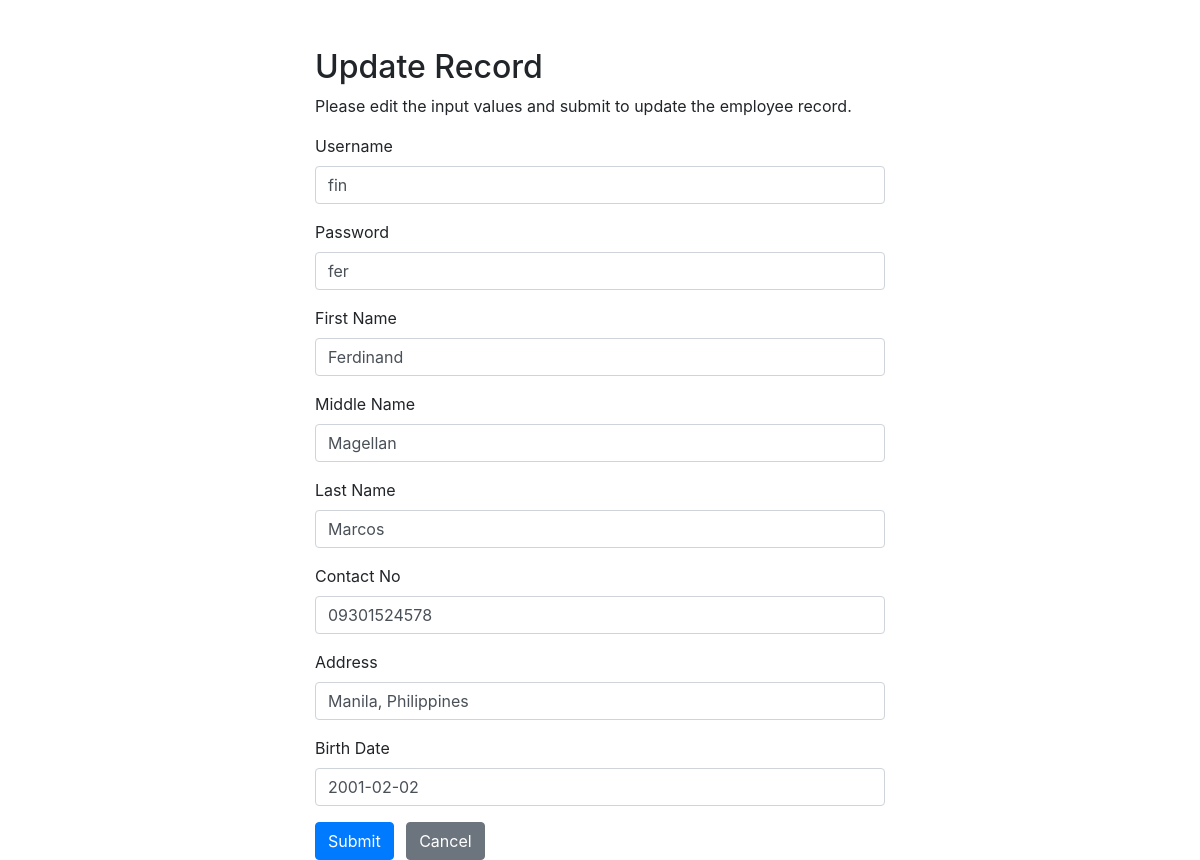
Page /ope_modify_self.php (signed in) on the committed database.
### tables this page shows
CREATE TABLE `operators` (
  `email_add` varchar(100) NOT NULL,
  `ope_username` varchar(100) NOT NULL,
  `password` varchar(100) NOT NULL,
  `fname` varchar(100) DEFAULT NULL,
  `mname` varchar(100) DEFAULT NULL,
  `lname` varchar(100) DEFAULT NULL,
  `contactno` varchar(11) NOT NULL,
  `address` varchar(100) DEFAULT NULL,
  `bday` date DEFAULT NULL
);

### ope_modify_self.php (the view, shortened to what this page needs)
<?php
 $userSession = $_SESSION['ope_username'];
?>
<?php
require_once "connect.php";
$username = $psw = $fname = $mname = $lname = $contactno = $address = $bday = "";
 $username_err = $psw_err = $fname_err = $mname_err = $lname_err = $contactno_err = $address_err = $bday_err =  "";
if (isset($_POST["username"]) && !empty($_POST["username"])) {
    $input_username = trim($_POST["username"]);
    if (empty($input_username)) {
        $username_err = "Please enter an username.";
    } else {
        $username = $input_username;
    }
    $input_psw = trim($_POST["psw"]);
    if (empty($input_psw)) {
        $psw_err = "Please enter the password.";
    } else {
        $psw = $input_psw;
    }
    $input_fname = trim($_POST["fname"]);
    if (empty($input_fname)) {
        $fname_err = "Please enter an fname.";
    } else {
        $fname = $input_fname;
    }
    $input_mname = trim($_POST["mname"]);
    if (empty($input_mname)) {
        $mname_err = "Please enter an mname.";
    } else {
        $mname = $input_mname;
    }
    $input_lname = trim($_POST["lname"]);
    if (empty($input_lname)) {
        $lname_err = "Please enter an lname.";
    } else {
        $lname = $input_lname;
    }
    $input_contactno = trim($_POST["contactno"]);
    if (empty($input_contactno)) {
        $contactno_err = "Please enter an contactno.";
    } else {
        $contactno = $input_contactno;
    }
    $input_address = trim($_POST["address"]);
    if (empty($input_address)) {
        $address_err = "Please enter an address.";
    } else {
        $address = $input_address;
    }
    $input_bday = trim($_POST["bday"]);
    if (empty($input_bday)) {
        $bday_err = "Please enter an bday.";
    } else {
        $bday = $input_bday;
    }
    if (
        empty($username_err) && empty($psw_err) && empty($fname_err) && empty($mname_err)
        && empty($lname_err) && empty($contact_err) && empty($address_err) && empty($bday_err)
    ) {
        $sql = "UPDATE operators SET ope_username=?, password=?, fname=?, mname=?, lname=?, contactno=?,
                address=?, bday=? WHERE ope_username=?";
        if ($stmt = mysqli_prepare($link, $sql)) {
            mysqli_stmt_bind_param(
                $stmt,
                "sssssisss",
                $param_username,
                $param_psw,
                $param_fname,
                $param_mname,
                $param_lname,
                $param_contactno,
                $param_address,
                $param_bday,
                $param_where
            );
            $param_username = $username;
            $param_psw = $psw;
            $param_fname = $fname;
            $param_mname = $mname;
            $param_lname = $lname;
            $param_contactno = $contactno;
            $param_address = $address;
            $param_bday = $bday;
            $param_where = $userSession;
            if (mysqli_stmt_execute($stmt)) {
                $_SESSION["ope_username"] = $username;
                header("location: ope_dashboard.php");
                exit();
            } else {
                echo "Oops! Something went wrong. Please try again later.";
            }
        }
        mysqli_stmt_close($stmt);
    }
    mysqli_close($link);
} else {
    if (isset($_SESSION["ope_username"]) && !empty(trim($_SESSION["ope_username"]))) {
        $sql = "SELECT * FROM operators WHERE ope_username = ?";
        if ($stmt = mysqli_prepare($link, $sql)) {
            mysqli_stmt_bind_param($stmt, "s", $param_username);
            if (mysqli_stmt_execute($stmt)) {
                $result = mysqli_stmt_get_result($stmt);
                if (mysqli_num_rows($result) == 1) {
                    $row = mysqli_fetch_array($result, MYSQLI_ASSOC);
                    $username = $row["ope_username"];
                    $psw = $row["password"];
                    $fname = $row["fname"];
                    $mname = $row["mname"];
                    $lname = $row["lname"];
                    $contactno = $row["contactno"];
                    $address = $row["address"];
                    $bday = $row["bday"];
                } else {
                    echo 'hello world!';
                    exit();
                }
            } else {
                echo "Oops! Something went wrong. Please try again later.";
            }
        }
    } else {
        header("location: error.php");
        exit();
    }
}
?>
<!DOCTYPE html>
<html lang="en">
<head>
    <link rel="stylesheet" href="https://stackpath.bootstrapcdn.com/bootstrap/4.5.2/css/bootstrap.min.css">
</head>
<body>
    <div class="wrapper">
        <div class="container-fluid">
            <div class="row">
                <div class="col-md-12">
                    <h2 class="mt-5">Update Record</h2>
                    <p>Please edit the input values and submit to update the employee record.</p>
                    <form action="<?php echo htmlspecialchars(basename($_SERVER['REQUEST_URI'])); ?>" method="post">
                        <div class="form-group">
                            <label>Username</label>
                            <input type="text" name="username" class="form-control <?php echo (!empty($username_err)) ? 'is-invalid' : ''; ?>" value="<?php echo $username; ?>">
                        </div>
                        <div class="form-group">
                            <label>Password</label>
                            <input type="text" name="psw" class="form-control <?php echo (!empty($psw_err)) ? 'is-invalid' : ''; ?>" value="<?php echo $psw; ?>">
                        </div>
                        <div class="form-group">
                            <label>First Name</label>
                            <input type="text" name="fname" class="form-control <?php echo (!empty($fname_err)) ? 'is-invalid' : ''; ?>" value="<?php echo $fname; ?>">
                        </div>
                        <div class="form-group">
                            <label>Middle Name</label>
                            <input type="text" name="mname" class="form-control <?php echo (!empty($mname_err)) ? 'is-invalid' : ''; ?>" value="<?php echo $mname; ?>">
                        </div>
                        <div class="form-group">
                            <label>Last Name</label>
                            <input type="text" name="lname" class="form-control <?php echo (!empty($lname_err)) ? 'is-invalid' : ''; ?>" value="<?php echo $lname; ?>">
                        </div>
                        <div class="form-group">
                            <label>Contact No</label>
                            <input type="text" name="contactno" class="form-control <?php echo (!empty($contactno_err)) ? 'is-invalid' : ''; ?>" value="<?php echo $contactno; ?>">
                        </div>
                        <div class="form-group">
                            <label> Address</label>
                            <input type="text" name="address" class="form-control <?php echo (!empty($address_err)) ? 'is-invalid' : ''; ?>" value="<?php echo $address; ?>">
                        </div>
                        <div class="form-group">
                            <label> Birth Date</label>
                            <input type="text" name="bday" class="form-control <?php echo (!empty($bday_err)) ? 'is-invalid' : ''; ?>" value="<?php echo $bday; ?>">
                        </div>
                        <input type="submit" class="btn btn-primary" value="Submit">
                        <a href="ope_dashboard.php" class="btn btn-secondary ml-2">Cancel</a>
                    </form>
                </div>
            </div>
        </div>
    </div>
</body>
</html>

### ope_modify_self.php (style rules this page uses)
.wrapper { width: 600px; margin: 0 auto; }

### rows in the picture
operators: username "fin", psw "fer", fname "Ferdinand", mname "Magellan", lname "Marcos", contactno "09301524578", address "Manila, Philippines", bday "2001-02-02"
